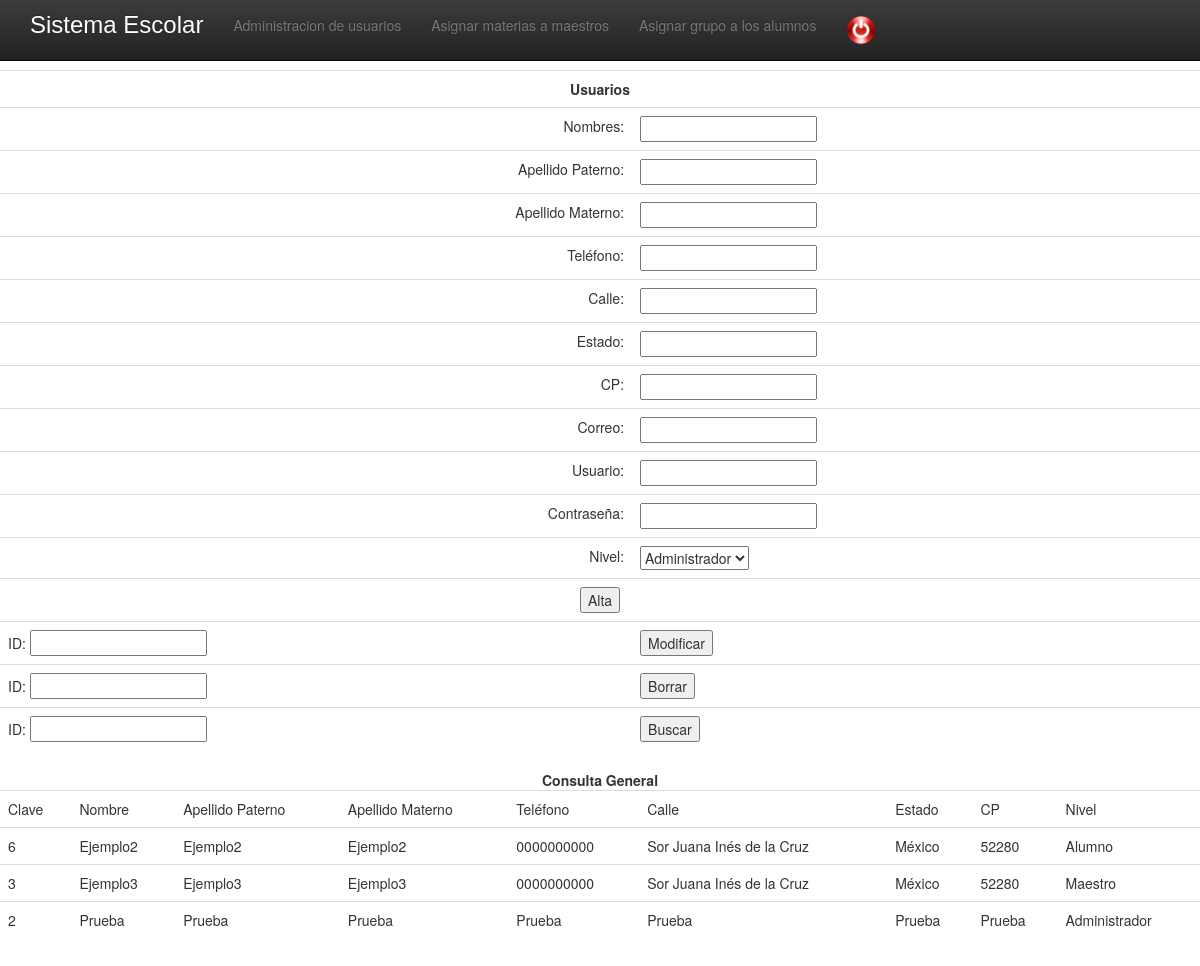
The app's page /Crud/TestUsuario.php (signed in) with its own data.
### tables this page shows
CREATE TABLE `usuario` (
  `Id` int(10) NOT NULL AUTO_INCREMENT,
  `Nombre` text,
  `ApellidoPaterno` text,
  `ApellidoMaterno` text,
  `Telefono` varchar(20) DEFAULT NULL,
  `Calle` text,
  `NumeroExterior` varchar(200) DEFAULT NULL,
  `NumeroInterior` varchar(200) DEFAULT NULL,
  `Colonia` text,
  `Municipio` text,
  `Estado` text,
  `Cp` varchar(500) DEFAULT NULL,
  `Correo` text,
  `Usuario` varchar(500) DEFAULT NULL,
  `Contrasena` varchar(500) DEFAULT NULL,
  `Nivel` varchar(50) DEFAULT NULL,
  `Estatus` varchar(50) DEFAULT NULL,
  PRIMARY KEY (`Id`)
);

### Crud/Usuario.php (the view, shortened to what this page needs)
<?php
class Usuario{
    public function readUsuarioG(){
        $sql01 = "SELECT * FROM usuario WHERE Estatus = 1 ORDER BY ApellidoPaterno ASC;";
        $result01 = mysql_query($sql01) or die ("Error consulta sql01= ".mysql_error());
        echo "<div class='table-responsive'>";
        echo "<table class='table table-hover'>";
        echo "<center><strong>Consulta General</strong></center>";
        echo "<tr><td>Clave</td><td>Nombre</td><td>Apellido Paterno</td><td>Apellido Materno</td><td>Tel&eacute;fono</td><td>Calle</td><td>Estado</td><td>CP</td><td>Nivel</td></tr>";
        while ($field = mysql_fetch_array($result01)){
            $this->id = $field['Id'];
            $this->nombre = $field['Nombre'];
            $this->apellidoPaterno = $field['ApellidoPaterno'];
            $this->apellidoMaterno = $field['ApellidoMaterno'];
            $this->telefono = $field['Telefono'];
            $this->calle = $field['Calle'];
            $this->estado = $field['Estado'];
            $this->cp = $field['Cp'];
            $this->nivel = $field['Nivel'];
            switch($this->nivel){
                case 1:
                    $type = "Administrador";
                    break;
                case 2:
                    $type = "Maestro";
                    break;
                case 3:
                    $type = "Alumno";
                    break;
            }
            echo "<tr><td>$this->id</td><td>$this->nombre</td><td>$this->apellidoPaterno</td><td>$this->apellidoMaterno</td><td>$this->telefono</td><td>$this->calle</td><td>$this->estado</td><td>$this->cp</td><td>$type</td></tr>";
        }
        echo "</table>";
        echo "</div>";
    }
}
?>

### Login/Login.php (shortened to what this page needs)
<?php
class Login{
    public function seguridadYmenu(){
        @$claveUs = $_SESSION['usuarioRegistrado'];
        if($claveUs == ""){
            print "<meta http-equiv='refresh'content='0;url=../Login/TestLogin.php'>";
            exit;
        }else{
            $sql = "SELECT * FROM usuario WHERE Id = ".$claveUs.";";
            $consulta = mysql_query($sql) or die (mysql_error());
            $nivelUs = mysql_result($consulta,0,'Nivel');
            if($nivelUs == 1){
                require ('../header.php');
            }else{
                if($nivelUs == 2){
                    require ('../headerProfesor.php');
                }
            }
        }
    }
}
?>

### header.php (shortened to what this page needs)
<!DOCTYPE html>
<html lang="en">
  <head>
    <link href="../bootstrap/css/bootstrap.min.css" rel="stylesheet">
    <link href="../bootstrap/css/bootstrap-theme.min.css" rel="stylesheet">
    <link href="../bootstrap/css/theme.css" rel="stylesheet">
      <?php
      include ('../menu.php');
      ?>
  </head>

### menu.php (shortened to what this page needs)
  <div class="navbar navbar-inverse navbar-fixed-top" role="navigation">
    <div class="container">
      <div class="navbar-collapse collapse">
<a class="navbar-brand" href="../inicio/index.php"><font color='white' size=5 face="Arial">Sistema Escolar</font></a>
        <ul class="nav navbar-nav">
            <li><a href="../Crud/TestUsuario.php">Administracion de usuarios</a></li>
            <li><a href="../MateriasMaestro/TestMateria.php">Asignar materias a maestros</a></li>
            <li><a href="../GrupoAlumno/TestGrupo.php">Asignar grupo a los alumnos</a></li>
            <li><a href="../Login/TestCerrarSesion.php"><img src="../Images/exit.png" title="Cerrar Sesión" width="30px" height="30px"></a></li>
        </ul>
      </div>
    </div>
  </div>

### Crud/TestUsuario.php (shortened to what this page needs)
<?php
require ('Usuario.php');
require ('../Login/Login.php');
$seguridad = new Login();
$seguridad->seguridadYmenu();
$usuario = new Usuario();
echo "<div class='table-responsive'>";
echo "<form name='CrudUsuarios' action='TestUsuario.php' method='POST'>";
echo "<table class='table table-hover'>";
echo "<tr><td colspan='2' align='center'><strong>Usuarios</strong></td></tr>";
echo "<tr><td align='right'>Nombres:</td><td><input type='text' name='nombre'></td></tr>";
echo "<tr><td align='right'>Apellido Paterno:</td><td><input type='text' name='apellidop'></td></tr>";
echo "<tr><td align='right'>Apellido Materno:</td><td><input type='text' name='apellidom'></td></tr>";
echo "<tr><td align='right'>Tel&eacute;fono:</td><td><input type='text' name='telefono'></td></tr>";
echo "<tr><td align='right'>Calle:</td><td><input type='text' name='calle'></td></tr>";
echo "<tr><td align='right'>Estado:</td><td><input type='text' name='estado'></td></tr>";
echo "<tr><td align='right'>CP:</td><td><input type='text' name='cp'></td></tr>";
echo "<tr><td align='right'>Correo:</td><td><input type='text' name='correo'></td></tr>";
echo "<tr><td align='right'>Usuario:</td><td><input type='text' name='usuario'></td></tr>";
echo "<tr><td align='right'>Contrase&ntilde;a:</td><td><input type='password' name='contrasena'></td></tr>";
echo "<tr><td align='right'>Nivel:</td><td><select name='nivel'>
                        <option value='1'>Administrador</option>
                        <option value='2'>Maestro</option>
                        <option value='3'>Alumno</option>
                    </select>
                </td></tr>";
echo "<tr><td align='center' colspan='2'><input type='submit' name='submit' value='Alta'></td></tr>";
echo "<tr><td>ID: <input type='text' name='idm'></td><td><input type='submit' name='submit' value='Modificar'></td></tr>";
echo "<tr><td>ID: <input type='text' name='idb'></td><td><input type='submit' name='submit' value='Borrar'></td></tr>";
echo "<tr><td>ID: <input type='text' name='idbuscar'></td><td><input type='submit' name='submit' value='Buscar'></td></tr>";
echo "</form>";
echo "</div>";
$usuario->readUsuarioG();
require ('../footer.php');
?>

### footer.php (shortened to what this page needs)
</body>
</html>

### records on screen
usuario: Id "6", Nombre "Ejemplo2", ApellidoPaterno "Ejemplo2", ApellidoMaterno "Ejemplo2", Telefono "0000000000", Calle "Sor Juana Inés de la Cruz", Estado "México", Cp "52280", Nivel "Alumno"
usuario: Id "3", Nombre "Ejemplo3", ApellidoPaterno "Ejemplo3", ApellidoMaterno "Ejemplo3", Telefono "0000000000", Calle "Sor Juana Inés de la Cruz", Estado "México", Cp "52280", Nivel "Maestro"
usuario: Id "2", Nombre "Prueba", ApellidoPaterno "Prueba", ApellidoMaterno "Prueba", Telefono "Prueba", Calle "Prueba", Estado "Prueba", Cp "Prueba", Nivel "Administrador"
